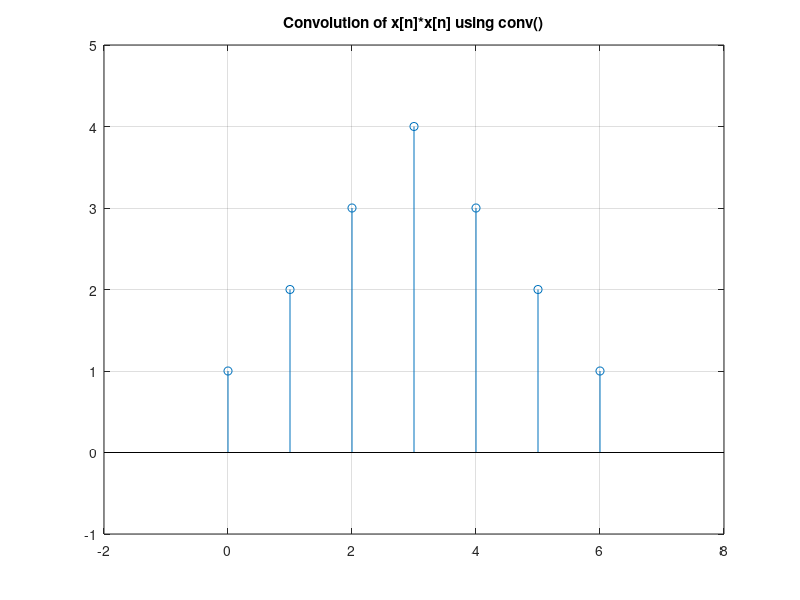

Source code (MATLAB):
%The following script simulates a simple convolution by using the 
%conv() function included in MATLAB 

x = ones(1,4);      %Make x a vector of four values of 1
N = 2*length(x)-1;  %Figure out length of convolution answer 
p = 0:N-1;          %Create vector starting at zero to plot y against
y = conv(x, x);     %Convolve x with itself and store in vector y 
stem(p, y);         %Plot y
title({'Convolution of x[n]*x[n] using conv()'}); %Define title
xlim([-2 8]);       %Limit of x axis 
ylim([-1 5]);       %Limit of y axis
grid on;            %Add a grid to the graph 

